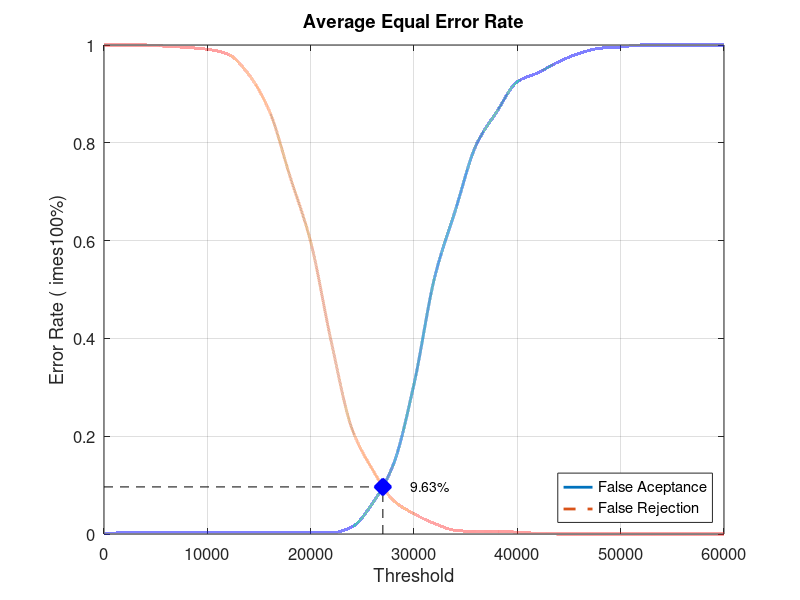
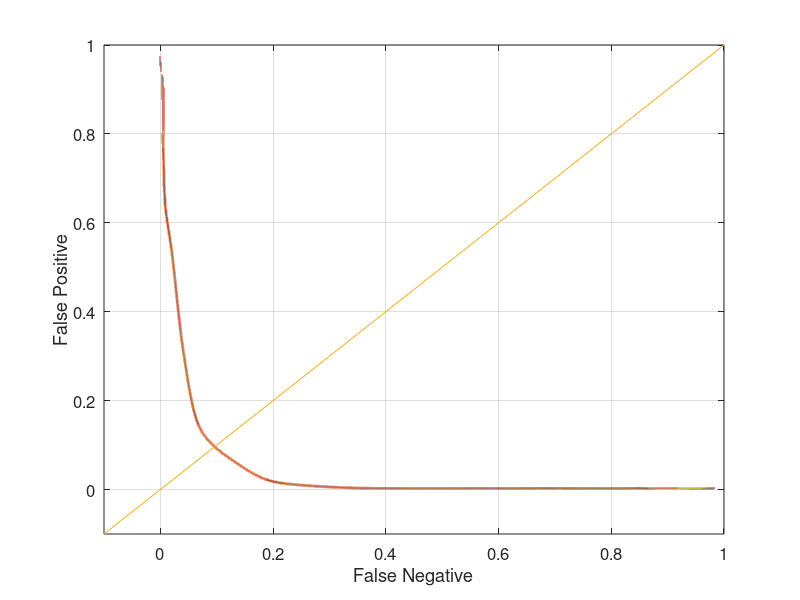

Write MATLAB code to recreate these figures, in order.
close all;
clear;
clc;
x = 0:2000:60000;
xq = 0:0.5:60000;

y0 = [0 0.00263158 0.00263158 0.00263158 0.00263158 0.00263158 0.00263158 0.00263158 0.00263158 0.00263158 0.00263158 0.00263158 0.0144737 0.0631579 0.142105 0.306579 0.525 0.661842 0.794737 0.863158 0.925 0.943421 0.965789 0.982895 0.993421 0.996053 1 1 1 1 1]
yy0 = interp1(x, y0, xq, 'pchip');
y1 = [1 1 1 0.9975 0.995 0.99125 0.98125 0.94 0.865 0.73125 0.5975 0.3925 0.215 0.13125 0.06875 0.04125 0.02125 0.0075 0.005 0.005 0.00375 0.00125 0 0 0 0 0 0 0 0 0]
yy1 = interp1(x, y1, xq, 'pchip');

% Calculating EER: 
y2 = abs(y0 - y1);
find(y2 == min(y2))
yy2 = abs(yy0 - yy1);
xEER = find(yy2 == min(yy2));
xEERIndex = xq(xEER) % X-axis EER
yEER = yy0(xEER) % Y-axis EER

main = figure
plot(xq, yy0,'-','LineWidth', 2);	hold on
plot(xq, yy1,'--','LineWidth', 2);	hold on
plot([xEERIndex xEERIndex], [0 yEER], 'k--');	hold on
plot([0 xEERIndex], [yEER yEER], 'k--');	hold on
plot(xEERIndex, yEER, 'bx', 'LineWidth', 10);	hold on
text(xEERIndex + 10 * xEERIndex / 100, yEER, [num2str(round((10000 * yEER)) / 100) '%'])
legend('False Aceptance', 'False Rejection', 'Location', 'SouthEast')
xlabel('Threshold')
ylabel('Error Rate (	imes100%)')
title('Average Equal Error Rate')
set(gca, 'FontSize', 12)
axis([0 60000 0 1])
grid on

print(main, 'Experiment2AverageMain', '-dpng');
FNRxFPR = figure('Color', [1 1 1]);
plot(yy1, yy0, '-', yy1, yy0, 'LineWidth', 2);
hold on
y = -0.1:0.1:1
plot(y, y); 
set(gca, 'FontSize', 12)
xlabel('False Negative')
ylabel('False Positive')
axis([-0.1 1 -0.1 1])
set(gca, 'FontSize', 12)
grid on

print(FNRxFPR, 'Experiment2AverageFNRxFPR','-dpng');
